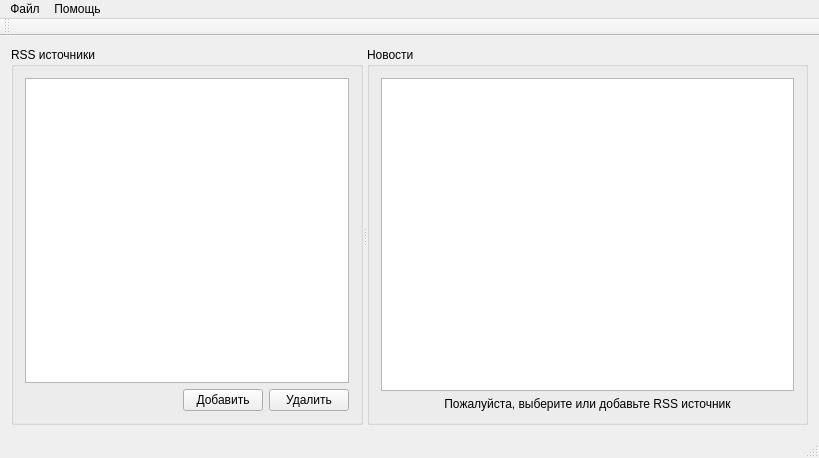
<?xml version="1.0" encoding="UTF-8"?>
<ui version="4.0">
 <class>MainWindow</class>
 <widget class="QMainWindow" name="MainWindow">
  <property name="geometry">
   <rect>
    <x>0</x>
    <y>0</y>
    <width>819</width>
    <height>458</height>
   </rect>
  </property>
  <property name="windowTitle">
   <string>RSS Клиент</string>
  </property>
  <property name="windowIcon">
   <iconset resource="resourse.qrc">
    <normaloff>:/ico/rss.ico</normaloff>:/ico/rss.ico</iconset>
  </property>
  <widget class="QWidget" name="centralWidget">
   <layout class="QGridLayout" name="gridLayout_2">
    <item row="0" column="0">
     <widget class="QSplitter" name="splitter">
      <property name="orientation">
       <enum>Qt::Horizontal</enum>
      </property>
      <widget class="QGroupBox" name="groupBox">
       <property name="title">
        <string>RSS источники</string>
       </property>
       <layout class="QGridLayout" name="gridLayout">
        <item row="0" column="0" colspan="3">
         <widget class="QTableView" name="feedTableView"/>
        </item>
        <item row="1" column="0">
         <spacer name="horizontalSpacer">
          <property name="orientation">
           <enum>Qt::Horizontal</enum>
          </property>
          <property name="sizeHint" stdset="0">
           <size>
            <width>152</width>
            <height>20</height>
           </size>
          </property>
         </spacer>
        </item>
        <item row="1" column="1">
         <widget class="QPushButton" name="addBtn">
          <property name="text">
           <string>Добавить</string>
          </property>
         </widget>
        </item>
        <item row="1" column="2">
         <widget class="QPushButton" name="removeBtn">
          <property name="text">
           <string>Удалить</string>
          </property>
         </widget>
        </item>
       </layout>
      </widget>
      <widget class="QGroupBox" name="groupBox_2">
       <property name="sizePolicy">
        <sizepolicy hsizetype="Preferred" vsizetype="Preferred">
         <horstretch>1</horstretch>
         <verstretch>0</verstretch>
        </sizepolicy>
       </property>
       <property name="title">
        <string>Новости</string>
       </property>
       <layout class="QGridLayout" name="gridLayout_3">
        <item row="0" column="1">
         <widget class="QTableView" name="rssTableView"/>
        </item>
        <item row="1" column="1">
         <widget class="QLabel" name="chooseLabel">
          <property name="text">
           <string>Пожалуйста, выберите или добавьте RSS источник</string>
          </property>
          <property name="alignment">
           <set>Qt::AlignCenter</set>
          </property>
         </widget>
        </item>
       </layout>
      </widget>
     </widget>
    </item>
   </layout>
  </widget>
  <widget class="QMenuBar" name="menuBar">
   <property name="geometry">
    <rect>
     <x>0</x>
     <y>0</y>
     <width>819</width>
     <height>19</height>
    </rect>
   </property>
   <widget class="QMenu" name="menuFile">
    <property name="title">
     <string>Файл</string>
    </property>
    <addaction name="actionAdd_feed"/>
    <addaction name="actionRemove_feed"/>
    <addaction name="separator"/>
    <addaction name="actionQuit"/>
   </widget>
   <widget class="QMenu" name="menuAbout">
    <property name="title">
     <string>Помощь</string>
    </property>
    <addaction name="actionAbout_software"/>
   </widget>
   <addaction name="menuFile"/>
   <addaction name="menuAbout"/>
  </widget>
  <widget class="QToolBar" name="mainToolBar">
   <attribute name="toolBarArea">
    <enum>TopToolBarArea</enum>
   </attribute>
   <attribute name="toolBarBreak">
    <bool>false</bool>
   </attribute>
  </widget>
  <widget class="QStatusBar" name="statusBar"/>
  <action name="actionAdd_feed">
   <property name="text">
    <string>Добавить источник</string>
   </property>
  </action>
  <action name="actionRemove_feed">
   <property name="text">
    <string>Удалить источник</string>
   </property>
  </action>
  <action name="actionQuit">
   <property name="text">
    <string>Выход</string>
   </property>
  </action>
  <action name="actionAbout_software">
   <property name="text">
    <string>О Программе</string>
   </property>
  </action>
  <action name="actionAbout_developer">
   <property name="text">
    <string>About developer</string>
   </property>
  </action>
 </widget>
 <layoutdefault spacing="6" margin="11"/>
 <resources>
  <include location="resourse.qrc"/>
 </resources>
 <connections/>
</ui>
